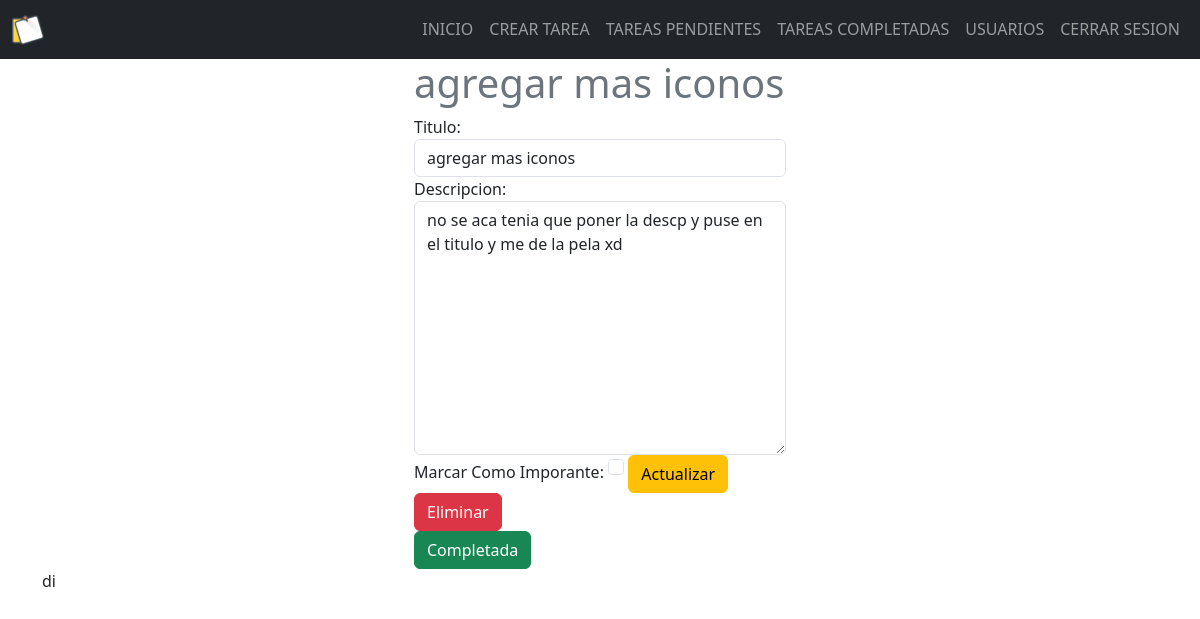
Screenshot of /task/18 (signed in) with the database file from the repository.
### task/models.py (models this page shows, shortened)
class Task(models.Model):
    title = models.CharField(max_length=100)
    description = models.TextField(blank=True)
    created = models.DateTimeField(auto_now_add=True)
    datecompleted = models.DateField(null=True, blank=True)
    important = models.BooleanField(default=False)
    user = models.ForeignKey(User, on_delete=models.CASCADE)

### task/views.py (the view, shortened to what this page needs)
# urls.py: path('task/<int:task_id>', views.task_detail, name='task_detail'),
@login_required
def task_detail(request, task_id):
    if request.method == 'GET':
        task = get_object_or_404(Task, pk=task_id, user=request.user    )
        form = taskForm(instance=task)
        return render(request,'task_detail.html', {'task':task, 'form':form})

### task/form.py
class taskForm(forms.ModelForm):
    class Meta:
        model = Task
        fields = ['title','description','important']
        labels = {
            'title': 'Titulo',
            'description': 'Descripcion',
            'important': ' Marcar Como Imporante:',
        }
        widgets = {
        'title': forms.TextInput(attrs={'class':'form-control'}),
        'description': forms.Textarea(attrs={'class':'form-control'}),
        'important': forms.CheckboxInput(attrs={'class': 'form-check-input justify-content-between"'}),
        }

### task/templates/task_detail.html (shortened to what this page needs)
{% extends 'base.html' %}
{% block content %}
<main class="container">
    <div class="col-4 offset-md-4">
<H1 class="text-secondary">{{task.title }}</H1>
    <form method="post" >
        {{form}}
        <button class="btn btn-warning" >
            Actualizar
        </button>
        <br>
    </form>
            <form action="{% url 'borrar_task' task.id %}" method="POST">
            <button class="btn btn-danger">
                Eliminar
            </button>
            </form>
        <form action="{% url 'complete_task' task.id %}" method="POST" class="justify-content-between">
            <button class="btn btn-success">
                Completada
            </button>
         </form>
</div>di
</main>
{% endblock %}

### rows the page displays
Task: title "agregar mas iconos", description "no se aca tenia que poner la descp y puse en el titulo y me de la pela xd"
